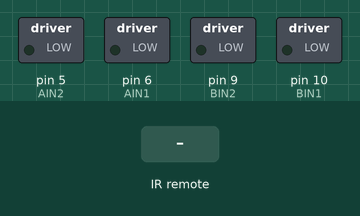
Recording of a sketch running on a simulated Arduino Uno, built with avr-gcc and run on an emulated ATmega328P. Parts: switched loads named in the sketch (green lamp = pin HIGH). The inputs (shaded band) are chosen by the test bench.

Above: at 1.2 s.
1.3 s: infrared code 0xFF02FD received
At 2.3 s:
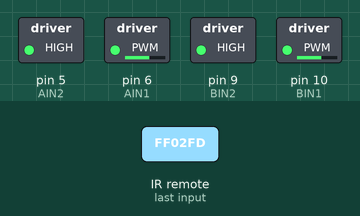
2.8 s: infrared code 0xFF9867 received
At 3.4 s:
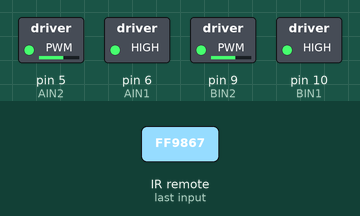
4.3 s: infrared code 0xFFE01F received
At 4.6 s:
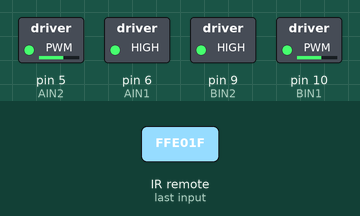
5.8 s: infrared code 0xFF906F received
At 6.9 s:
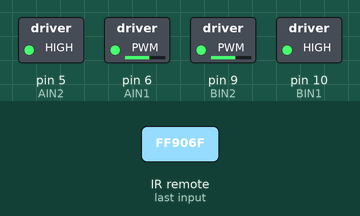
7.3 s: infrared code 0xFFA857 received
At 8.0 s:
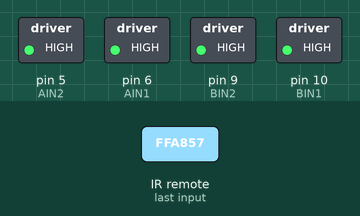
8.8 s: infrared code 0xFF02FD received
At 9.2 s:
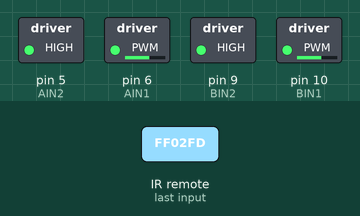
Timing chart, 0 to 11.3 s (numbered marks = the images above; inputs shaded):
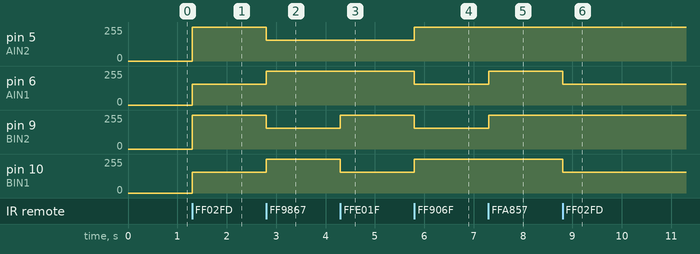

Measured:
- after the input at 1.3 s, pin 5 (AIN2), pin 9 (BIN2): 0/255 → 255/255 at once; pin 6 (AIN1), pin 10 (BIN1): 0/255 → 155/255 at once
- after the input at 2.8 s, pin 5 (AIN2), pin 9 (BIN2): 255/255 → 155/255 at once; pin 6 (AIN1), pin 10 (BIN1): 155/255 → 255/255 at once
- after the input at 4.3 s, pin 9 (BIN2): 155/255 → 255/255 at once; pin 10 (BIN1): 255/255 → 155/255 at once
- after the input at 5.8 s, pin 5 (AIN2), pin 10 (BIN1): 155/255 → 255/255 at once; pin 6 (AIN1), pin 9 (BIN2): 255/255 → 155/255 at once
- after the input at 7.3 s, pin 6 (AIN1), pin 9 (BIN2): 155/255 → 255/255 at once
- after the input at 8.8 s, pin 6 (AIN1), pin 10 (BIN1): 255/255 → 155/255 at once

The sketch:

IR_Receiver.ino
```cpp
#include <IRremote.h>
int RECV_PIN = 11;   //红外线接收器OUTPUT端接在pin 11
IRrecv irrecv(RECV_PIN);   // 定义IRrecv 对象来接收红外线信号
decode_results  results;   //解码结果放在decode_results构造的对象results里
//定义电机控制接口
int AIN1 = 6;  //PWMA
int AIN2 = 5;  //DIRA
int BIN1 = 10;  //PWMB
int BIN2 = 9;  //DIRB
void setup()       //初使化程序
{
  pinMode(AIN1,OUTPUT);
  pinMode(AIN2,OUTPUT);
  pinMode(BIN1,OUTPUT);
  pinMode(BIN2,OUTPUT);
  irrecv.enableIRIn(); //    启动红外解码
}
void setMotor(int MOTORA,int MOTORB)    //电机控制函数
{
  if(MOTORA>=0)
  {
    digitalWrite(AIN2,HIGH);
    analogWrite(AIN1,255-MOTORA);
  }
  else
  {
   digitalWrite(AIN1,HIGH);
    analogWrite(AIN2,MOTORA+255);
  }
  if(MOTORB>=0)
  {
    digitalWrite(BIN2,HIGH);
    analogWrite(BIN1,255-MOTORB);
  }
  else
  {
    digitalWrite(BIN1,HIGH);
    analogWrite(BIN2,255+MOTORB);
  }
}
void loop() {
   if (irrecv.decode(&results))  {        // 解码成功，收到一组红外线信号
                                    // 红外线码元位数
    irrecv.resume();
    switch(results.value){
      case 0xFF02FD:          // 收到“向前”命令的控制符
        setMotor(100,100);      // 向前转动
        break;
      case 0xFF9867:           // 收到“向后”命令的控制符
        setMotor(-100,-100);     // 向后转动
        break;
      case 0xFFE01F:           // 收到“向左”命令的控制符
        setMotor(-100,100);      // 向左转动
        break;
      case 0xFF906F:           // 收到“向右”命令的控制符
        setMotor(100,-100);     // 向右转动
        break;
      case 0xFFA857:           //收到“停止”命令的控制符
        setMotor(0,0);           //停止转动
        break;
    }
  }
}
```
